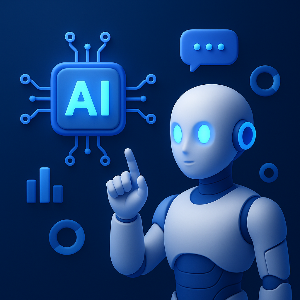
#> input picture OpenCV/resized-output.png, 300 x 300 px
$ jupyter execute Phase03.ipynb
#> lines starting #> are read from the running program, lines starting #| are printed output that depends on the picture
[cell 1]
import cv2

[cell 2]
#line draw
image = cv2.imread("resized-output.png")
#> image is the input picture: shape (300, 300, 3); mean B, G, R 113.5, 60.9, 25.3

if image is None:
    print("Oops! Your image is not working")
else:
    print("Image loaded successfully!")

    pt1 = (50,100)
    pt2 = (200,200)
    color = (0, 0, 255)
    cv2.line(image, pt1, pt2, color, thickness=4)

    cv2.imshow("Line Drawing", image)
    cv2.waitKey(0)
    cv2.destroyAllWindows()

[cell 3]
# draw rectangle
image = cv2.imread("resized-output.png")

if image is None:
    print("Oops! Your image is not working")
else:
    print("Image loaded successfully!")

    pt1 = (50,50)
    pt2 = (130,150)
    color = (0, 255, 0)
    cv2.rectangle(image, pt1, pt2, color, thickness=2) #in rectangle pt1 - top left cornor, pt2 - bottom right cornor

    cv2.imshow("Line Drawing", image)
    cv2.waitKey(0)
    cv2.destroyAllWindows()

[cell 4]
# draw circle

image = cv2.imread("resized-output.png")

if image is None:
    print("Oops! Your image is not working")
else:
    print("Image loaded successfully!")

    center = (150,150)
    radius = 50
    color = (0, 255, 0)
    cv2.circle(image, center, radius, color, thickness=-1) #-1 - fill color in circle and in +value use as thickness

    cv2.imshow("Line circle", image)
    cv2.waitKey(0)
    cv2.destroyAllWindows()

[cell 5]
#Adding text on image

image = cv2.imread("resized-output.png")

if image is None:
    print("Oops! Your image is not working")
else:
    print("Image loaded successfully!")

    org = (30,150)
    color = (255, 255, 0)
    cv2.putText(image, "Hii!! kaise ho...", org, cv2.FONT_HERSHEY_COMPLEX_SMALL, 1.0, color, thickness=1)
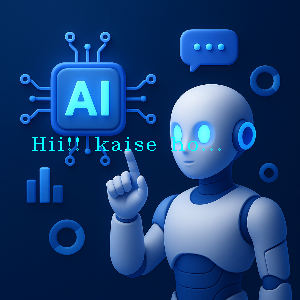
#> image: shape (300, 300, 3); mean B, G, R 114.3, 62, 25

    cv2.imshow("Adding text on image", image)
    cv2.waitKey(0)
    cv2.destroyAllWindows()
